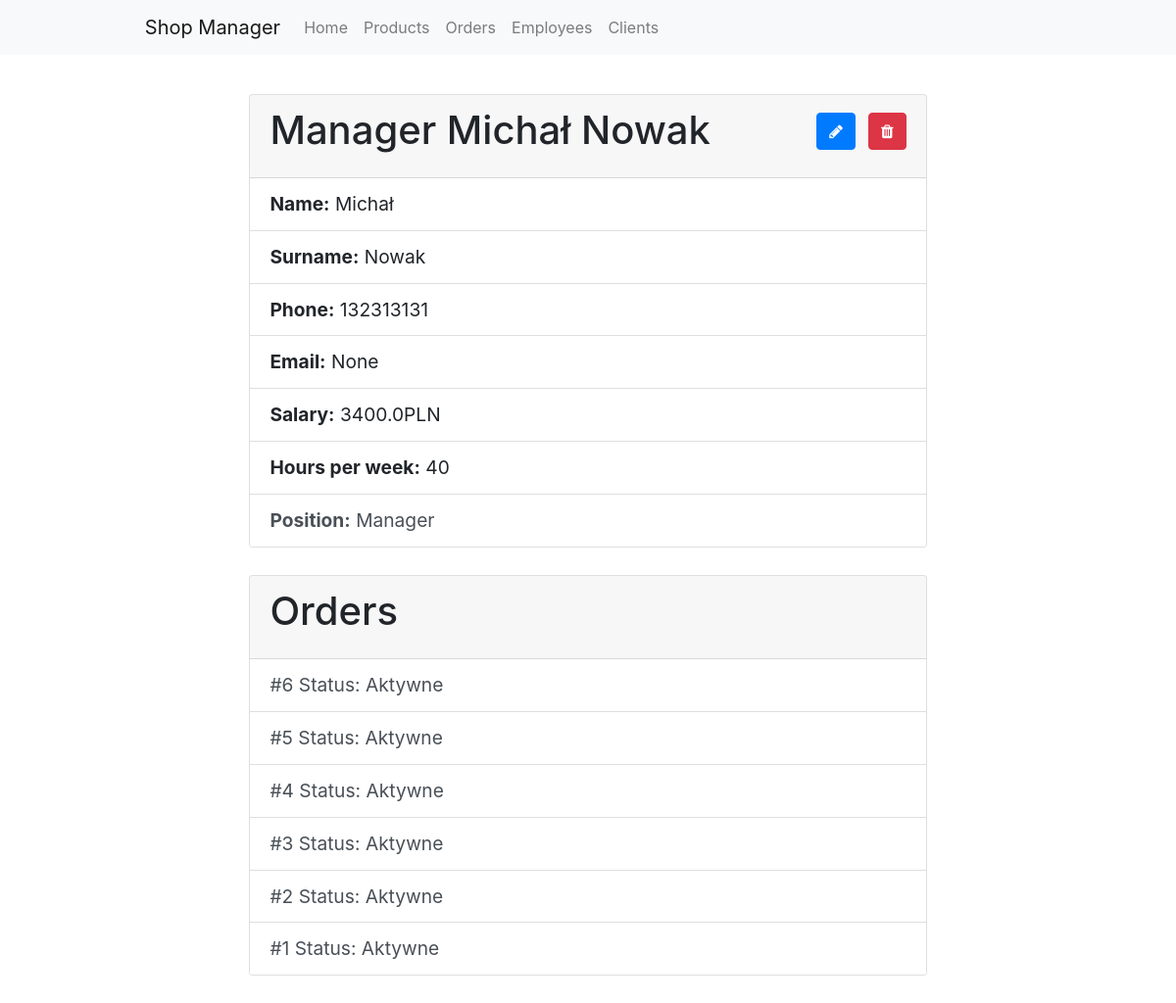
Before: /employees/2/ with the older database file.
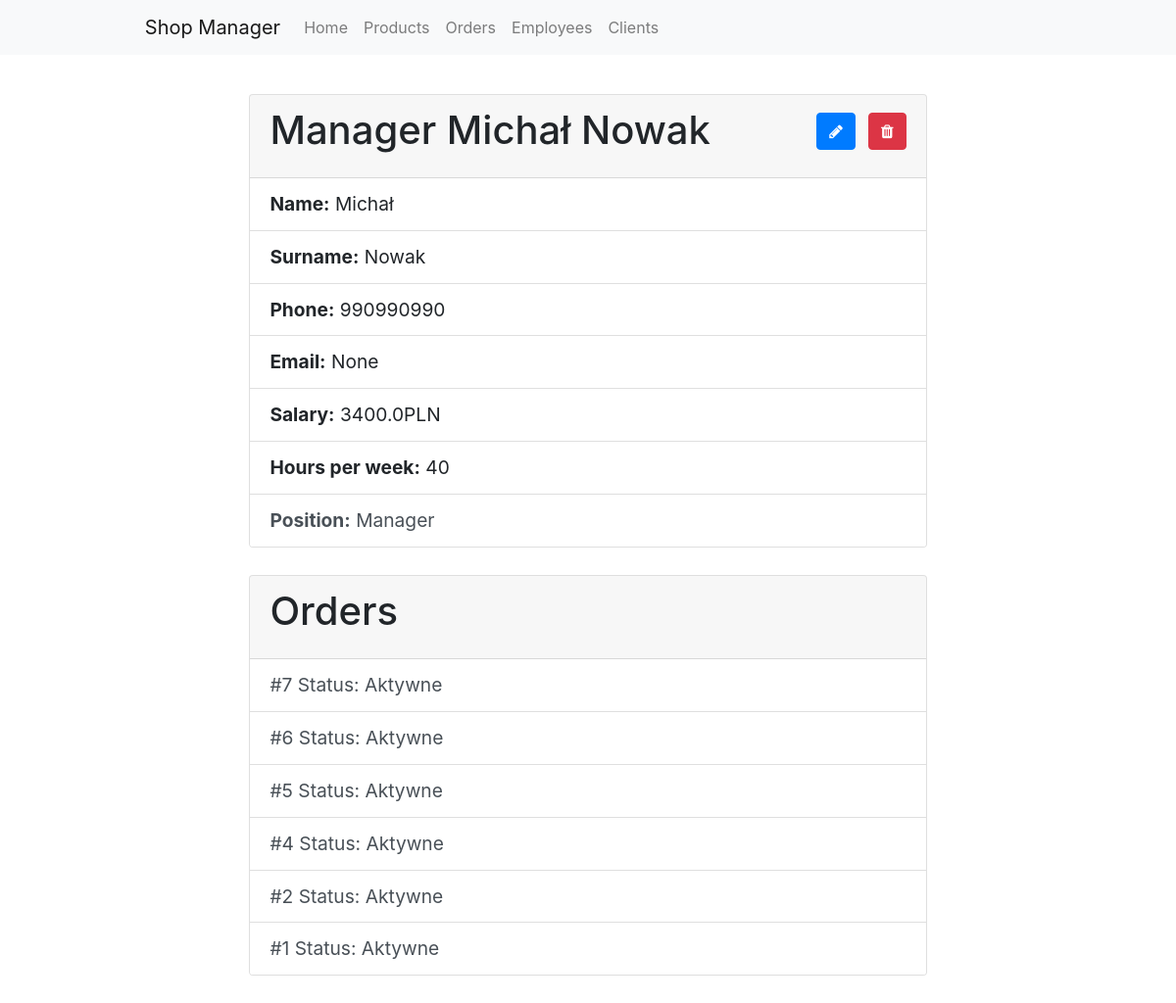
After: the same page with the newer database file.
### employees/models.py (models this page shows, shortened)
class Employee(models.Model):
    name = models.CharField(max_length=100, help_text="Please pass the name of the employee.")
    surname = models.CharField(max_length=100, help_text="Please pass the surname of the employee.")
    phone_number = models.CharField(max_length=9, help_text="Please pass the phone number of the employee.")
    email = models.EmailField(blank=True, null=True, help_text="Optional: Please pass the email of the employee.")
    salary = models.FloatField(validators=[MinValueValidator(0)], help_text="Please pass the salary of the employee.")
    hours_per_week = models.PositiveIntegerField(help_text="Please pass the number of hours per week of the employee.")
    position = models.ForeignKey(
        Position, on_delete=models.SET_NULL, null=True, help_text="Please choose the position for the employee")
    def __str__(self):
        return f'{self.position} {self.name} {self.surname}'
    class Meta:
        ordering = ['position', 'name', 'surname']

class Position(models.Model):
    name = models.CharField(max_length=100, help_text="Please pass the name of the position.")
    salary_min = models.FloatField(validators=[MinValueValidator(0)], help_text="Please pass the minimum wage on this position.")
    salary_max = models.FloatField(validators=[MinValueValidator(0)], help_text="Please pass the maximum wage on this position.")
    def __str__(self):
        return self.name
    class Meta:
        ordering = ['name']

### orders/models.py (models this page shows)
class Order(models.Model):
    date = models.DateField(help_text="Please pass the date in YYYY-MM-DD format.")
    status = models.CharField(max_length=100, help_text="Please pass the status of the order.")
    comment = models.TextField(max_length=1000, blank=True, null=True, help_text="Optional: Please add some comments.")
    address = models.ForeignKey(Address, on_delete=models.SET_NULL, null=True, help_text="Please choose the address.")
    client = models.ForeignKey(Client, on_delete=models.SET_NULL, null=True, help_text="Please select the client. If client do not exist define the client in Clients section.")
    employee = models.ForeignKey(
        Employee, on_delete=models.SET_NULL, null=True, help_text="Please select the employee responsible for the order.")
    def __str__(self):
        return f'#{self.id} Status: {self.status}'
    class Meta:
        ordering = ['-id']

### employees/views.py (the view)
# urls.py: path('<int:pk>/', views.EmployeeDetailView.as_view(), name='employee-detail'),
class EmployeeDetailView(generic.DetailView):
    model = Employee
    def get_context_data(self, **kwargs):
        context = super().get_context_data(**kwargs)
        context['orders'] = Order.objects.filter(
            employee__id=self.kwargs['pk'])
        return context

### employees/templates/employees/employee_detail.html
{% extends "base.html" %}
{% block content %}
    <div style="width: 90%; margin-left: 5%; font-size:1.2rem;">
        <div class="card" style="width: 80%; margin-left: 10%;">
            <div class="card-header">
              <a href="delete/" class="btn btn-danger" style="float: right; margin-top: 1%;"><span class="fa fa-trash"></span></a>
              <a href="update/" class="btn btn-primary" style="float: right; margin-right: 2%; margin-top: 1%;"><span class="fa fa-pencil"></span></a>
              <h1 class="card-title">{{ object }}</h1>
            </div>
            <ul class="list-group list-group-flush">
              <li class="list-group-item"><strong>Name:</strong> {{ object.name }}</li>
              <li class="list-group-item"><strong>Surname:</strong> {{ object.surname }}</li>
              <li class="list-group-item"><strong>Phone:</strong> {{ object.phone_number }}</li>
              <li class="list-group-item"><strong>Email:</strong> {{ object.email }}</li>
              <li class="list-group-item"><strong>Salary:</strong> {{ object.salary }}PLN</li>
              <li class="list-group-item"><strong>Hours per week:</strong> {{ object.hours_per_week }}</li>
              <a class="list-group-item list-group-item-action" href="{% url 'employees:position-detail' object.position.id %}"><strong>Position:</strong> {{ object.position }}</a>
            </ul>
        </div>
        {% if orders %}
        <br>
        <div class="card" style="width: 80%; margin-left: 10%;">
          <div class="card-header">
            <h1 class="card-title">Orders</h1>
          </div>
          <ul class="list-group list-group-flush">
            {% for order in orders %}
              <a class="list-group-item list-group-item-action" href="{% url 'orders:order-detail' order.id %}">{{ order }}</a>
            {% endfor %}
          </ul>
        </div>
        {% endif %}
        <br>
    </div>
{% endblock %}

Changed rows visible on the page:
removed Order: id+status "#3 Status: Aktywne"
changed Employee "Manager Michał Nowak": phone_number "132313131" → "990990990"
added Order: id+status "#7 Status: Aktywne"
